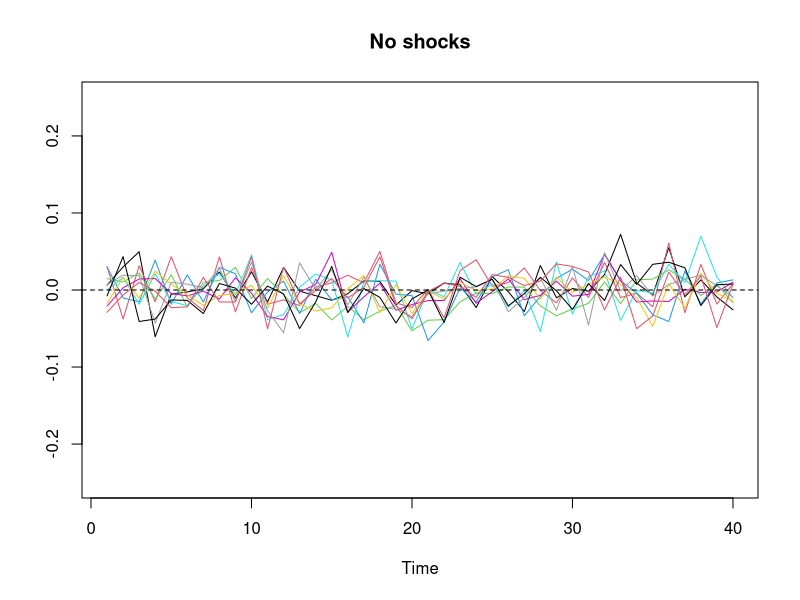
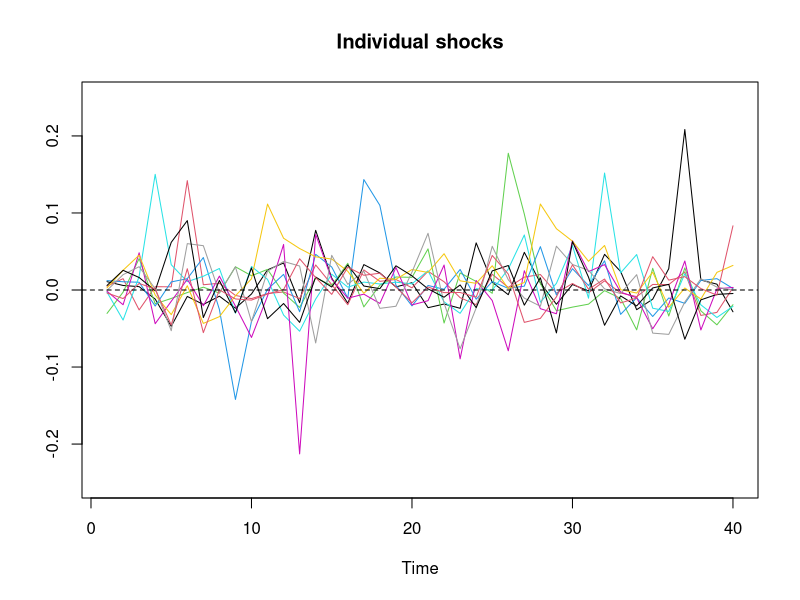
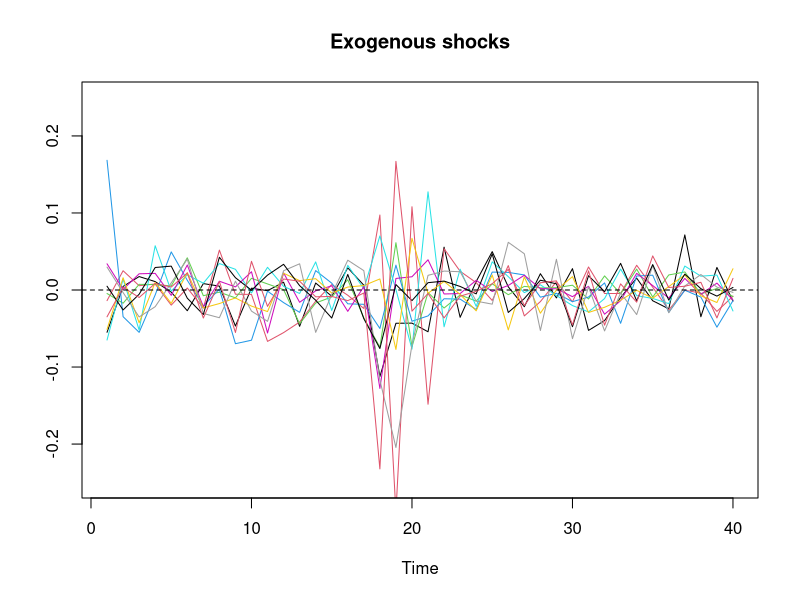
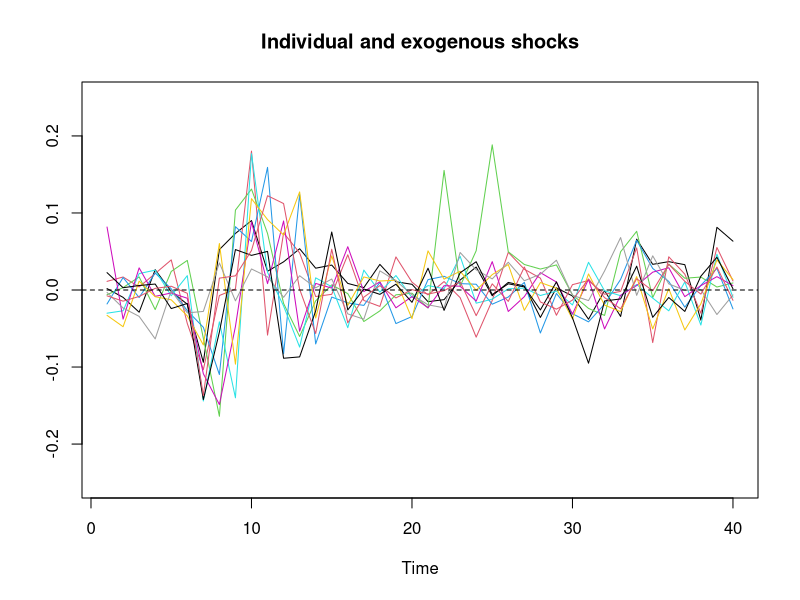

Here is the R script that generated these plots, in order:
# simulating financial growth rates for Monte Carlo Simulations


sim_y <- function(K,
                  p, 
                  T,
                  # --- PARAMETERS FOR TIME SERIES SHOCKS ----------------------
                  init_sd = 0.015,
                  # --- individual shocks -----------------------
                  min_indiv_shocks = 0,
                  max_indiv_shocks = 0,
                  indiv_shock_length_min = 1,
                  indiv_shock_length_max = 3,
                  # --- high volatility period ------------------
                  min_high_vol_periods = 0,
                  max_high_vol_periods = 0,
                  high_vol_period_length_min = 4,
                  high_vol_period_length_max = 8,
                  # --- exogenous shocks ------------------------
                  min_exog_shocks = 0,
                  max_exog_shocks = 0,
                  exog_shock_length_min = 1,
                  exog_shock_length_max = 2){
  #' Creates T simulations of a K*1 vector y of a VAR(p) process.
  #' 
  #' Parameters:
  #' - K (integer): How many variables are included.
  #' - p (integer): How many lags are included.
  #' - T (integer): How many observations are going to be simulated.
  #' - init_sd (scalar): Initial volatility for first p lags.
  #' - min_..._shocks, max_..._shocks (integer): Range of how many individual/ exogenous
  #'                                    shocks can appear in each variable's time series.
  #' - ..._length_min, ..._length_max (scalar): Range of durations for the shocks.
  #' 
  #' Returns:
  #' - K*1 matrix of simulated y's.

  # compute coefficient matrix A
  A_list <- helper_coefficient_generator(p, K)

  # compute shocks
  eps <- helper_eps_generator(K = K, 
                              T = T+p,
                              min_indiv_shocks = min_indiv_shocks,
                              max_indiv_shocks = max_indiv_shocks,
                              indiv_shock_length_min = indiv_shock_length_min,
                              indiv_shock_length_max = indiv_shock_length_max,
                              min_high_vol_periods = min_high_vol_periods,
                              max_high_vol_periods = max_high_vol_periods,
                              high_vol_period_length_min = high_vol_period_length_min,
                              high_vol_period_length_max = high_vol_period_length_max,
                              min_exog_shocks = min_exog_shocks,
                              max_exog_shocks = max_exog_shocks,
                              exog_shock_length_min = exog_shock_length_min,
                              exog_shock_length_max = exog_shock_length_max)
  
  # initialize series
  Y <- matrix(0, nrow = T + p, ncol = K)
  for (i in 1:p) {
    Y[i, ] <- rnorm(K, mean = 0, sd = init_sd)
  }
  
  # simulate series
  for (t in (p+1):(T + p)) {
    Y_t <- rep(0, K)
    for (lag in 1:p) {
      Y_t <- Y_t + A_list[[lag]] %*% Y[t-lag, ]
    }
    Y[t, ] <- Y_t + eps[t, ]
  }
  
  return(Y[(p+1):(T + p), ])
}


helper_coefficient_generator <- function(p, 
                                         K, 
                                         d_min = 0.1,
                                         d_max = 0.3, 
                                         off_d_mean = 0, 
                                         off_d_sd = 0.05,
                                         persistence_factor = 0.4) {
  #' Helper function which creates a list of p many K*K VAR coefficient 
  #' matrices, which decay lineally with increasing lags p.
  #' 
  #' Parameters:
  #' - p (integer): How many lags are included.
  #' - K (integer): How many variables are included.
  #' - d_min_coef, d_max_coef (scalar): Range of the diagonal elements in the coefficient matrix.
  #' - off_d_mean_coef, off_d_sd_coef (scalar): Mean and standard deviation of off-diagonal
  #'                                            elements in the coefficient matrix.
  #' - persistence_factor (scalar): Determines how strongly coefficients of lag p+1
  #'                                 depend on those of lag p (default = 0.5).
  #' 
  #' Returns:
  #' - A list of p-many K*K VAR coefficient matrices.
  
  A_list <- vector("list", p)
  prev_A <- NULL
  
  for (i in 1:p) {
    
    diag_min <- d_min / i
    diag_max <- d_max / i
    off_diag_mean <- off_d_mean / i
    off_diag_sd   <- off_d_sd / i
    
    A_raw <- matrix(0, nrow=K, ncol=K)

    # Generate elements with persistence
    for (r in 1:K) {
      for (col in 1:K) {
        if (r != col) {
          if (!is.null(prev_A)) {
            prev_sign <- sign(prev_A[r, col])
            base_value <- rnorm(1, mean = persistence_factor * prev_A[r, col], sd = off_diag_sd)
            A_raw[r, col] <- base_value + prev_sign * abs(rnorm(1, mean = off_diag_mean, sd = off_diag_sd))
          } else {
            # Initial lag coefficients sampled independently
            A_raw[r, col] <- rnorm(1, mean = off_diag_mean, sd = off_diag_sd)
          }
        }
        else {
          if(!is.null(prev_A)){
            prev_sign <- sign(prev_A[r, col])
            base_value <- runif(1, min = persistence_factor * diag_min, max = persistence_factor * diag_max)
            A_raw[r, col] <- base_value + prev_sign * abs(runif(1, min = diag_min, max = diag_max))
          }
          else{
            # Initial lag coefficients sampled independently
            diag_sign <- sample(c(-1,1), 1, prob = c(0.90, 0.10))
            A_raw[r, col] <- runif(1, min = diag_min, max = diag_max) * diag_sign
          }
        }
      }
    }
    
    # Update the list and store the current matrix as previous
    A_list[[i]] <- A_raw
    prev_A <- A_raw
  }
  
  # Check if stable
  A_list <- hhelper_make_stationary_A(A_list, K)
  
  return(A_list)
}



helper_eps_generator <- function(K, 
                                 T, 
                                 shock_diag_min = 0.05,
                                 shock_diag_max = 0.2, 
                                 mean_vola = 0.025, 
                                 sd_vola = 0.005,
                                 # --- individual shocks -----------------------
                                 min_indiv_shocks,
                                 max_indiv_shocks,
                                 indiv_shock_length_min,
                                 indiv_shock_length_max,
                                 indiv_shock_ampl_min = 0.075,
                                 indiv_shock_ampl_max = 0.2,
                                 indiv_shock_decay = 0.5,
                                 # --- high volatility period ------------------
                                 min_high_vol_periods,
                                 max_high_vol_periods,
                                 high_vol_period_length_min,
                                 high_vol_period_length_max,
                                 high_vol_strength_min = 2,
                                 high_vol_strength_max = 3.5,
                                 # --- exogenous shocks ------------------------
                                 min_exog_shocks,
                                 max_exog_shocks,
                                 exog_shock_length_min,
                                 exog_shock_length_max,
                                 exog_shock_ampl_min = 0.075,
                                 exog_shock_ampl_max = 0.15,
                                 exog_shock_decay = 0.5,
                                 exog_shock_shift_range = 3) {
  #' Helper function to creates a T*K matrix of shocks. First, draws from a 
  #' multivariate normal distribution with a correlation structure Rho. Can add
  #' high vola periods and exogenous and individual shocks, where exogenous shocks
  #' are correlated with high vola periods if they exist.
  #'
  #' Parameters:
  #' - K (integer): Number of variables.
  #' - T (integer): Number of observations.
  #' - shock_diag_min, shock_diag_max (scalar): Range for the off-diagonal correlations.
  #' - mean_vola, sd_vola (scalar): Mean and SD for drawing each firm's volatility.
  #' --- shock parameters ------------------------------------------------------
  #' - min_indiv_shocks, max_indiv_shocks, in_indiv_shocks, 
  #'   max_indiv_shocks, in_indiv_shocks, max_indiv_shocks (integer): 
  #'    - Range of how many "shocks" can appear in each variable's time series.
  #' - indiv_shock_length_min, indiv_shock_length_max, exog_shock_length_min, 
  #'   exog_shock_length_max, high_vol_period_length_min, 
  #'   high_vol_period_length_max (integer): 
  #'    - Range of durations for these shocks.
  #' - indiv_shock_ampl_min, indiv_shock_ampl_max, exog_shock_ampl_min, 
  #'   exog_shock_ampl_max (scalar): 
  #'    - Range for the amplitude of each shock.
  #' - high_vol_strength_min, high_vol_strength_max (scalar):
  #'    - Range for the intensity of increased volatility.
  #' - indiv_shock_decay, exog_shock_decay (scalar): Decay factor for the shock.
  #' - exog_shock_shift_range (integer): how many periods around the high-vol 
  #'   segment we shift exogenous shocks.
  #'
  #' Returns:
  #' - A T*K matrix containing the simulation shocks.
  
  # create baseline correlation matrix
  Rho <- matrix(0, nrow = K, ncol = K)
  diag(Rho) <- 1
  for (r in 1:(K-1)) {
    for (col in (r+1):K) {
      x <- runif(1, min = shock_diag_min, max = shock_diag_max)
      Rho[r, col] <- x
      Rho[col, r] <- x
    }
  }

  # construct the covariance matrix Sigma
  sd_vec <- rnorm(K, mean = mean_vola, sd = sd_vola)
  Sigma  <- diag(sd_vec) %*% Rho %*% diag(sd_vec)
  
  # generate the base normal random vectors with covariance Sigma
  cholSigma <- chol(Sigma)
  Z         <- matrix(rnorm(T * K), nrow = T, ncol = K)
  eps       <- Z %*% cholSigma
  
  
  # --- PERIODS OF HIGHER VOLATILITY -------------------------------------------
  number_high_vol_periods <- sample(min_high_vol_periods:max_high_vol_periods, 1)
  
  hv_periods <- data.frame(
    hv_start  = integer(number_high_vol_periods),
    hv_length = integer(number_high_vol_periods)
  )
  
  if (number_high_vol_periods > 0) {
    for (i in 1:number_high_vol_periods) {
      hv_length <- sample(high_vol_period_length_min:high_vol_period_length_max, 1)
      hv_start  <- sample(seq_len(T - hv_length), 1)
      hv_multiplier <- runif(1, min = high_vol_strength_min, max = high_vol_strength_max)
      
      range_idx <- hv_start:(hv_start + hv_length - 1)
      eps[range_idx, ] <- eps[range_idx, ] * hv_multiplier
      
      # store these in hv_periods so we can reuse them
      hv_periods$hv_start[i]  <- hv_start
      hv_periods$hv_length[i] <- hv_length
    }
  }
  
  
  # --- INDIVIDUAL SHOCKS ------------------------------------------------------
  num_indiv_shocks_vec <- sample(min_indiv_shocks:max_indiv_shocks, K, replace = TRUE)
  
  for (k in 1:K) {
    n_indiv_shocks <- num_indiv_shocks_vec[k]
    
    if (n_indiv_shocks > 0) {
      for (s in 1:n_indiv_shocks) {
        indiv_shock_length  <- sample(indiv_shock_length_min:indiv_shock_length_max, 1)
        indiv_shock_start   <- sample(seq_len(T - indiv_shock_length), 1)
        
        indiv_shock_amplitude <- runif(1, indiv_shock_ampl_min, indiv_shock_ampl_max)
        indiv_shock_sign      <- sample(c(-1, 1), 1)
        indiv_shock_amplitude <- indiv_shock_amplitude * indiv_shock_sign
        
        for (i in 0:(indiv_shock_length - 1)) {
          t_index <- indiv_shock_start + i
          eps[t_index, k] <- eps[t_index, k] + indiv_shock_amplitude * (indiv_shock_decay^i)
        }
      }
    }
  }
  
  
  # --- EXOGENOUS SHOCKS -------------------------------------------------------
  n_exog_shocks <- sample(min_exog_shocks:max_exog_shocks, 1)
  
  if (n_exog_shocks > 0) {
    for (s in 1:n_exog_shocks) {
      exog_shock_length    <- sample(exog_shock_length_min:exog_shock_length_max, 1)
      exog_shock_amplitude <- runif(K, exog_shock_ampl_min, exog_shock_ampl_max)
      
      # pick a random vola period to center around
      if (number_high_vol_periods > 0) {
        idx <- sample(seq_len(nrow(hv_periods)), 1)
        center <- hv_periods$hv_start[idx]
        
        # shift the exog shock start
        offset <- sample(seq(-exog_shock_shift_range, exog_shock_shift_range), 1)
        exog_start <- center + offset
      } else {
        # if no vola periods, just pick random start
        exog_start <- sample(seq_len(T - exog_shock_length), 1)
      }
      
      # safety check
      if (exog_start < 1) exog_start <- 1
      if (exog_start + exog_shock_length - 1 > T) {
        exog_shock_length <- T - exog_start + 1
      }
      
      # sign can differ for each variable
      sign_vec <- sample(c(-1, 1), 1)
      
      # apply to all K variables
      for (i in 0:(exog_shock_length - 1)) {
        t_index <- exog_start + i
        for (k in 1:K) {
          eps[t_index, k] <- eps[t_index, k] + 
            exog_shock_amplitude[k] * (exog_shock_decay^i) * sign_vec
        }
      }
    }
  }
  
  return(eps)
}


hhelper_make_stationary_A <- function(A_list, K) {
  #' Helper helper function which adjusts the coefficient matrix A such that it 
  #' is stationary if needed.
  #' 
  #' Parameters:
  #' - A_list (list): List of length p with K x K coefficient matrices from 
  #'                  helper_coefficient_generator.
  #' 
  #' Returns: 
  #' - Adjusted A_list, if it was unstationary.

  p <- length(A_list)
  A_sum <- Reduce(`+`, A_list)
  
  repeat {
    # also check spectral radius
    eigvals <- eigen(A_sum)$values
    rho     <- max(Mod(eigvals))
    
    # scale down if necessary
    if (rho >= 0.99) {
      # scale factor = 1.01 * rho or something slightly bigger than rho
      scale_factor <- 1.01 * rho
      if (scale_factor < 1.01) scale_factor <- 1.01
      
      for (i in seq_len(p)) {
        A_list[[i]] <- A_list[[i]] / scale_factor
      }
      A_sum <- A_sum / scale_factor
    } else {
      break
    }
  }

  return(A_list)
}




K = 10
p = 3
T = 40

# no shocks
ts.plot(sim_y(K, p, T, 
              min_indiv_shocks = 0, 
              max_indiv_shocks = 0, 
              min_high_vol_periods = 0, 
              max_high_vol_periods = 0,
              min_exog_shocks = 0,
              max_exog_shocks = 0), 
        col=1:K, main= "No shocks", ylim = c(-0.25, 0.25))
abline(h = 0, col = "black", lty = 2)

# individual shocks
ts.plot(sim_y(K, p, T, 
              min_indiv_shocks = 0, 
              max_indiv_shocks = 2, 
              min_high_vol_periods = 0, 
              max_high_vol_periods = 0,
              min_exog_shocks = 0,
              max_exog_shocks = 0), 
        col=1:K, main= "Individual shocks", ylim = c(-0.25, 0.25))
abline(h = 0, col = "black", lty = 2)

# exogenous shocks
ts.plot(sim_y(K, p, T, 
              min_indiv_shocks = 0, 
              max_indiv_shocks = 0, 
              min_high_vol_periods = 1, 
              max_high_vol_periods = 2,
              min_exog_shocks = 1,
              max_exog_shocks = 2), 
        col=1:K, main= "Exogenous shocks", ylim = c(-0.25, 0.25))
abline(h = 0, col = "black", lty = 2)

# individual and exogenous shocks
ts.plot(sim_y(K, p, T,
              min_indiv_shocks = 0, 
              max_indiv_shocks = 2, 
              min_high_vol_periods = 1, 
              max_high_vol_periods = 2,
              min_exog_shocks = 1,
              max_exog_shocks = 2), 
        col=1:K, main= "Individual and exogenous shocks", ylim = c(-0.25, 0.25))
abline(h = 0, col = "black", lty = 2)
